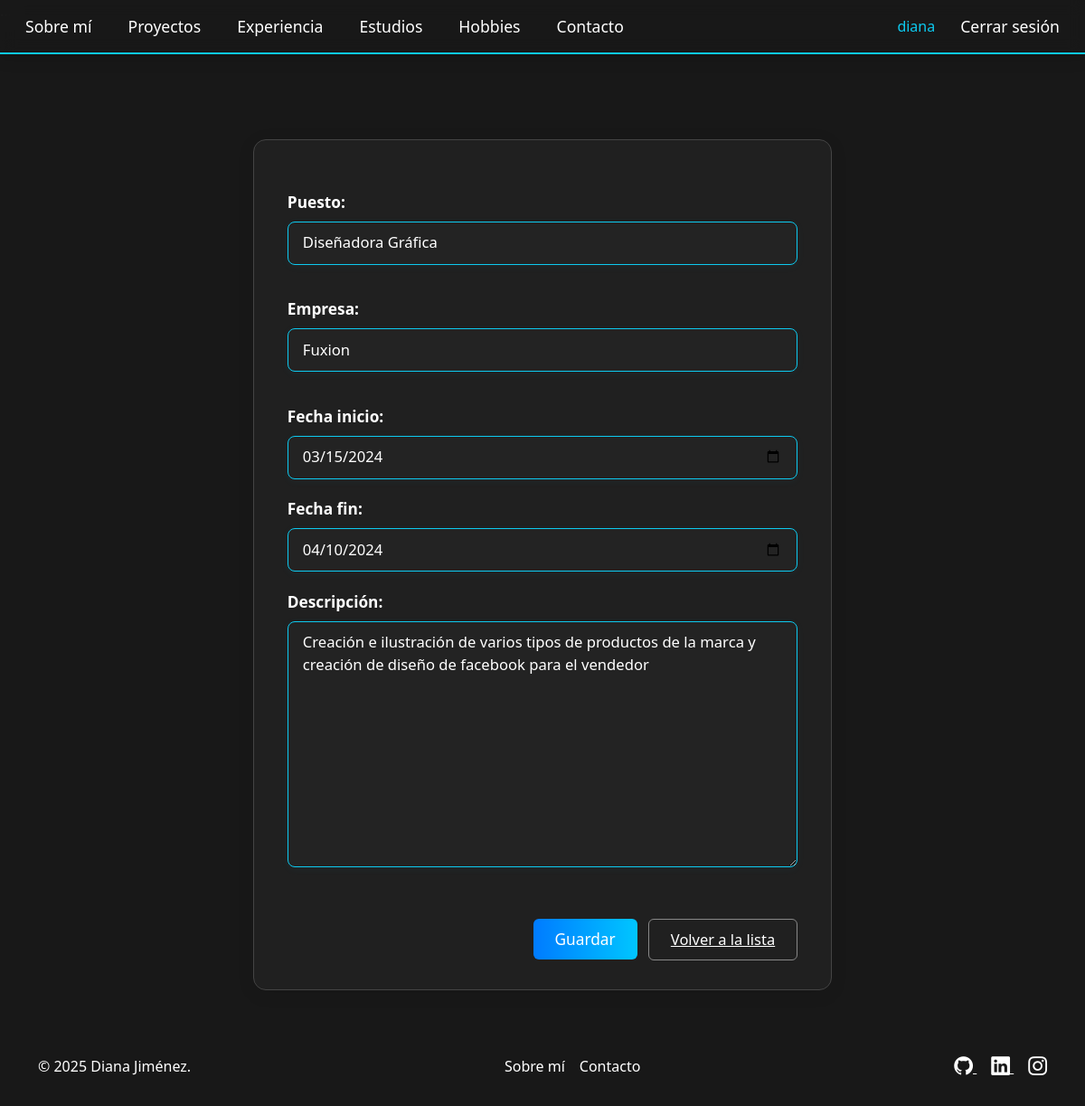
Before: /experiencia/editar/1/ (signed in) with the older database file.
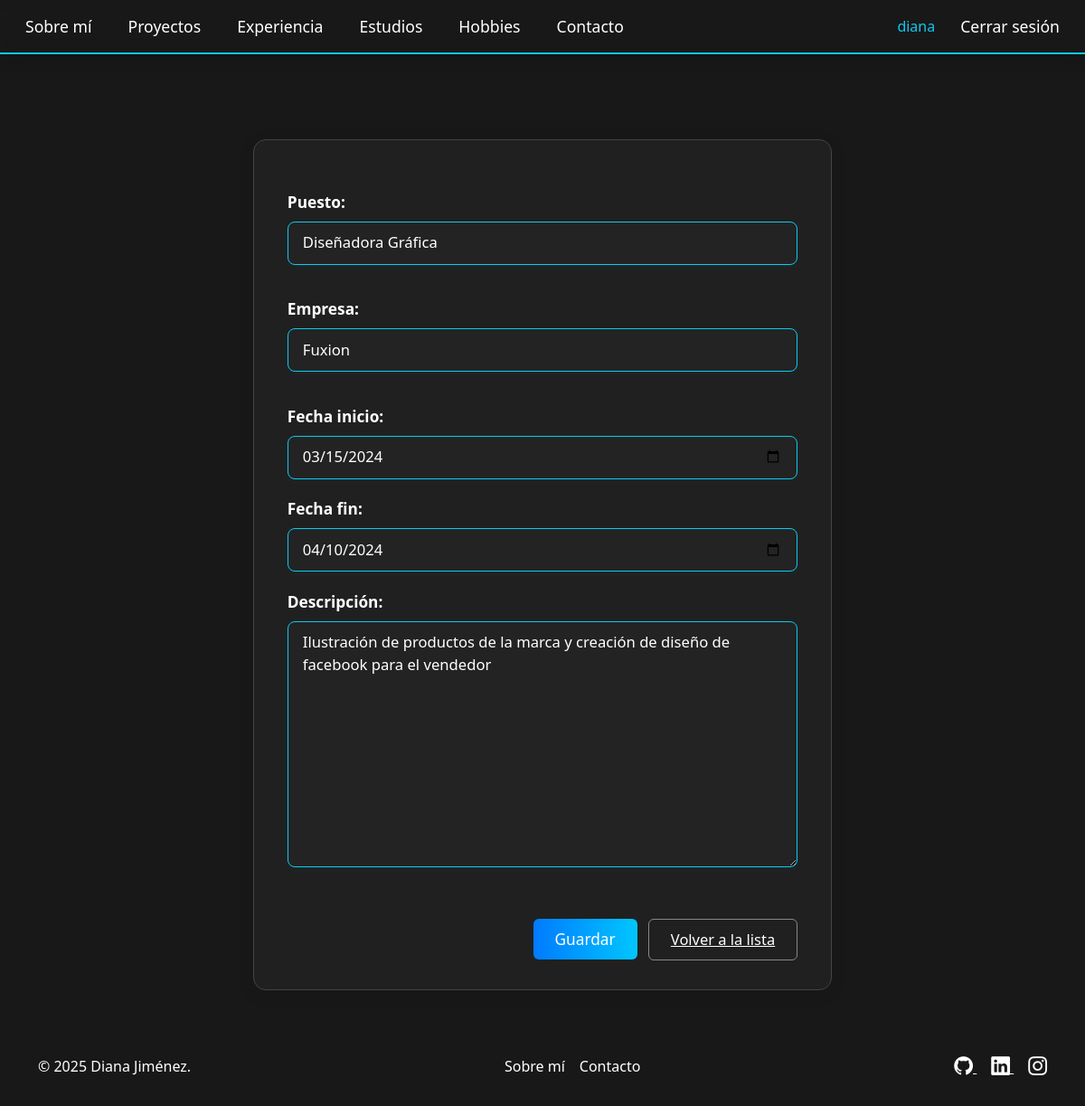
After: the same page with the newer database file.
### portafolio_app/models.py (models this page shows, shortened)
class ExperienciaLaboral(models.Model):
    puesto = models.CharField(max_length=100)
    empresa = models.CharField(max_length=100)
    fecha_inicio = models.DateField()
    fecha_fin = models.DateField(null=True, blank=True)
    descripcion = models.TextField()

### portafolio_app/views.py (the view)
# urls.py: path('experiencia/editar/<int:pk>/', views.editar_experiencia, name='editar_experiencia'),
@login_required
def editar_experiencia(request, pk):
    exp = get_object_or_404(ExperienciaLaboral, pk=pk)
    form = ExperienciaLaboralForm(request.POST or None, instance=exp)
    if form.is_valid():
        form.save()
        return redirect('lista_experiencia')
    return render(request, 'portafolio/formulario_experiencia.html', {'form': form})

### portafolio_app/forms.py
class ExperienciaLaboralForm(forms.ModelForm):
    class Meta:
        model = ExperienciaLaboral
        fields = ['puesto', 'empresa', 'fecha_inicio', 'fecha_fin', 'descripcion']
        widgets = {
            'fecha_inicio': forms.DateInput(attrs={'type': 'date', 'class': 'form-control'}),
            'fecha_fin': forms.DateInput(attrs={'type': 'date', 'class': 'form-control'}),
        }

### portafolio_app/templates/portafolio/formulario_experiencia.html (shortened to what this page needs)
{% extends 'portafolio/base.html' %}
{% block contenido %}
<div class="crud-form">
    <form method="post">
        <div class="mb-3">
            <label for="id_puesto">Puesto:</label>
            {{ form.puesto }}
        </div>
        <div class="mb-3">
            <label for="id_empresa">Empresa:</label>
            {{ form.empresa }}
        </div>
        <div class="mb-3">
            <label for="id_fecha_inicio">Fecha inicio:</label>
            {{ form.fecha_inicio }}
        </div>
        <div class="mb-3">
            <label for="id_fecha_fin">Fecha fin:</label>
            {{ form.fecha_fin }}
        </div>
        <div class="mb-3">
            <label for="id_descripcion">Descripción:</label>
            {{ form.descripcion }}
        </div>
        <div class="crud-form-actions">
            <button type="submit" class="crud-btn-primary">Guardar</button>
            <a href="{% url 'lista_experiencia' %}" class="crud-btn-secondary">Volver a la lista</a>
        </div>
    </form>
</div>
{% endblock %}

Changed rows visible on the page:
changed ExperienciaLaboral "Diseñadora Gráfica": descripcion "Creación e ilustración de varios tipos de productos de la marca y creación de diseño de facebook para el vendedor" → "Ilustración de productos de la marca y creación de diseño de facebook para el vendedor"
